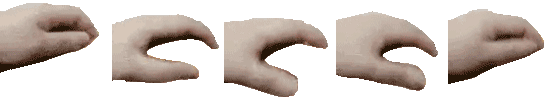
#> input picture resource/petpet_hand.png, 560 x 112 px
$ python -i popart.py   (imports and definitions only)
#> lines starting #> are read from the running program, lines starting #| are printed output that depends on the picture; after the words box and inside, x2 and y2 are one past the last pixel; in counts of white or black regions, pixels touching at a corner belong together
### meme/gif_utils.py
"""GIF 通用工具：帧展开与类型判断，供 flip / invert / gif_speed / liquid_gif 共用"""

from PIL import Image, ImageSequence
import numpy as np
import struct


def is_gif(path: str) -> bool:
    try:
        with Image.open(path) as im:
            return getattr(im, "is_animated", False)
    except Exception:
        return path.lower().endswith(".gif")


# [108 lines left out: functions _get_background_rgba, unfold_frames, save_kwargs_for, _lzw_encode, not called in this run]


class _BitBuffer:
    __slots__ = ('_data', '_bits', '_bit_count')

    # [152 lines left out: functions __init__, write, to_bytes, _write_gif_sub_blocks, save_rgba_gif, not called in this run]

### meme/popart.py
"""波普模块：安迪·沃霍尔风格（降色 + 描边 + 半调网点 + 多联画）"""

import math
import numpy as np
from PIL import Image, ImageDraw
from .gif_utils import is_gif, unfold_frames, save_rgba_gif


POP_PALETTES = [
    None,
    [(255, 60, 60), (255, 220, 60), (60, 200, 60), (60, 180, 255), (180, 60, 255), (60, 60, 60)],
    [(60, 200, 255), (60, 60, 255), (200, 60, 255), (255, 60, 200), (60, 200, 200), (200, 200, 60)],
    [(255, 255, 255), (0, 0, 0), (255, 0, 0), (0, 255, 0), (0, 0, 255), (255, 255, 0)],
    [(255, 200, 0), (255, 100, 0), (200, 0, 0), (100, 0, 0), (50, 50, 50), (200, 200, 200)],
]


# [25 lines left out: function _remap_colors, not called in this run]


def _detect_edges(img_rgba, edge_width):
    import cv2
    arr = np.array(img_rgba.convert("RGB"))
    gray = cv2.cvtColor(arr, cv2.COLOR_RGB2GRAY)
    edges = cv2.Canny(gray, 50, 150)
    if edge_width > 1:
        kernel = np.ones((edge_width, edge_width), np.uint8)
        edges = cv2.dilate(edges, kernel, iterations=1)
    result = np.array(img_rgba.convert("RGBA"))
    result[edges > 0] = [0, 0, 0, 255]
    return Image.fromarray(result)


# [54 lines left out: functions _apply_halftone, _make_multipanel, not called in this run]


def popart_image(input_path, output_path,
                 num_colors=6, edge_width=3,
                 halftone_size=0, panels=1):
    """生成波普艺术风格图片/GIF。"""
#> called with input_path = '../resource/petpet_hand.png', output_path = 'out.png', num_colors = 6, edge_width = 3, halftone_size = 0, panels = 1
    src = Image.open(input_path)
#> src is the input picture: PIL image 560x112 P; mean R, G, B, A 64.5, 56.1, 51, 103.2

    if panels > 1:
        if not is_gif(input_path):
            canvas = _make_multipanel(src.convert("RGBA"), num_colors, edge_width, halftone_size, panels)
            canvas.save(output_path, "PNG")
        else:
            frames, durations = unfold_frames(src)
            processed = [_make_multipanel(f.convert("RGBA"), num_colors, edge_width, halftone_size, panels) for f in frames]
            save_rgba_gif(processed, durations, output_path, loop=src.info.get("loop", 0))
        return

    # 单图模式
    if not is_gif(input_path):
        rgba = src.convert("RGBA")
        rgb = rgba.convert("RGB")
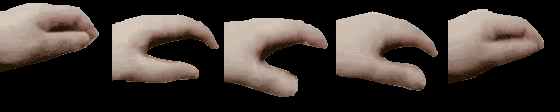
#> rgb: PIL image 560x112 RGB; mean R, G, B 64.5, 56.1, 51
        quantized = rgb.quantize(colors=num_colors, method=Image.Quantize.FASTOCTREE)
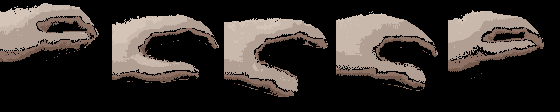
#> quantized: PIL image 560x112 P; mean R, G, B 56, 49, 45.1
        result = quantized.convert("RGBA")
        if edge_width > 0:
            result = _detect_edges(result, edge_width)
#> in _detect_edges, `gray = cv2.cvtColor(arr, cv2.COLOR_RGB2GRAY)`:
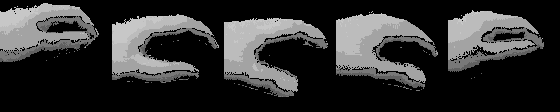
#> gray: shape (112, 560); min 0, max 199, mean 50.4
#> in _detect_edges, `edges = cv2.Canny(gray, 50, 150)`:
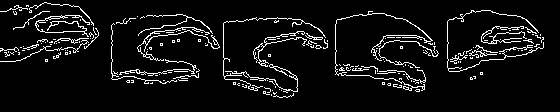
#> edges: shape (112, 560); 7% white in thin lines or dots, all inside (x1, y1, x2, y2) = (0, 2, 544, 98)
#> in _detect_edges, `edges = cv2.dilate(edges, kernel, iterations=1)`:
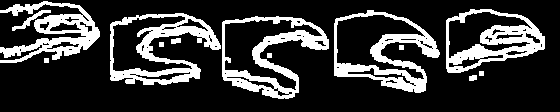
#> edges: shape (112, 560); 21.9% white; 13 white regions, largest, box (x1, y1, x2, y2) and area: (110, 13, 221, 85) 2853, (334, 10, 440, 93) 2768, (222, 16, 329, 99) 2757
#> in _detect_edges, `result[edges > 0] = [0, 0, 0, 255]`:
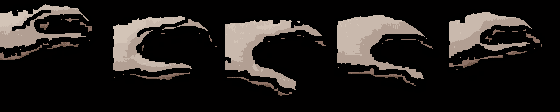
#> result: shape (112, 560, 4); mean R, G, B, A 35.6, 31.5, 29.2, 255
        if halftone_size > 0:
            result = _apply_halftone(result, halftone_size)
        result.save(output_path, "PNG")
        return

    # GIF 单图
    frames, durations = unfold_frames(src)
    processed = []
    for f in frames:
        rgb = f.convert("RGB")
        q = rgb.quantize(colors=num_colors, method=Image.Quantize.FASTOCTREE)
        result = q.convert("RGBA")
        if edge_width > 0:
            result = _detect_edges(result, edge_width)
        if halftone_size > 0:
            result = _apply_halftone(result, halftone_size)
        processed.append(result)

    save_rgba_gif(processed, durations, output_path,
                  loop=src.info.get("loop", 0))

>>> result = popart_image('../resource/petpet_hand.png', 'out.png')
